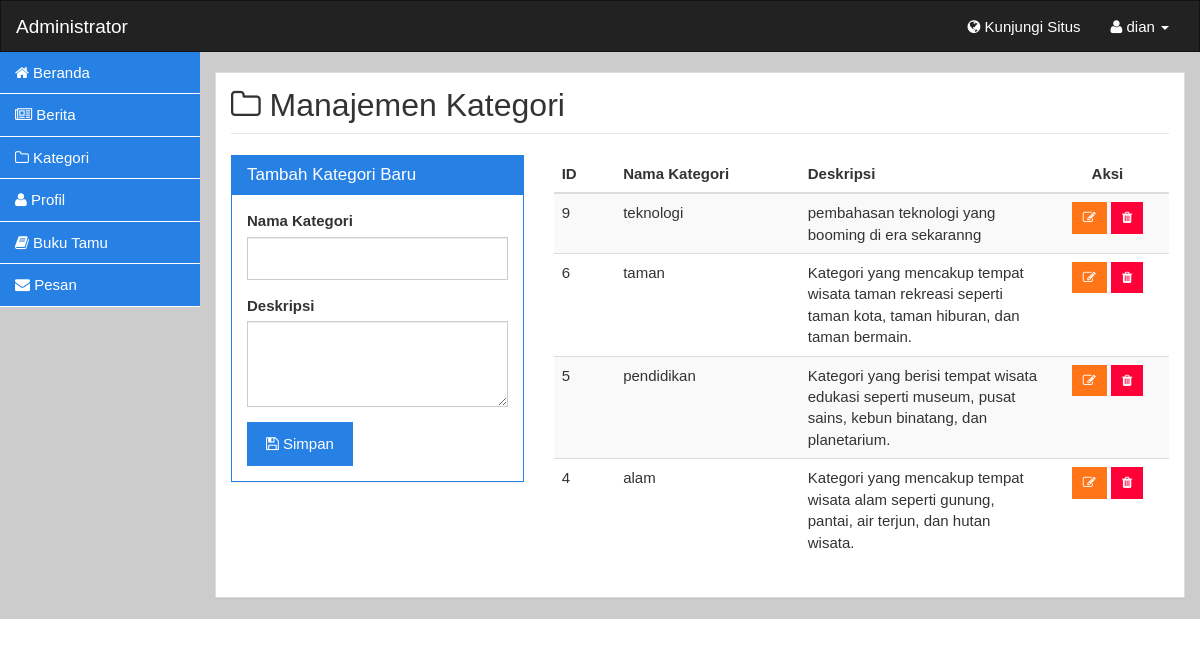
/admin/kategori.php (signed in), run on the app's committed database.
### tables this page shows
CREATE TABLE `category` (
  `id` int(11) NOT NULL,
  `name` varchar(100) NOT NULL,
  `description` text DEFAULT NULL
);

### admin/kategori.php (the view, shortened to what this page needs)
<?php
include 'header.php';
$limit = 10;
$noPage = isset($_GET['p']) ? (int)$_GET['p'] : 1;
$offset = ($noPage - 1) * $limit;
$sql = "SELECT id, name, description FROM category ORDER BY id DESC LIMIT ?, ?";
$stmt = $mysqli->prepare($sql);
$stmt->bind_param("ii", $offset, $limit);
$stmt->execute();
$result = $stmt->get_result();
?>
<div class="container-fluid body">
	<div class="row">
		<div class="col-lg-2 sidebar">
			<?php include 'sidebar.php'; ?>
		</div>
		<div class="col-lg-10 main-content">
			<div class="panel panel-default">
				<div class="panel-body">
					<div class="row">
						<div class="col-md-12">
							<h2 class="page-header"><i class="fa fa-folder-o"></i> Manajemen Kategori</h2>
						</div>
					</div>
					<div class="row">
						<div class="col-md-4">
							<div class="panel panel-primary">
								<div class="panel-heading">
									<h3 class="panel-title">Tambah Kategori Baru</h3>
								</div>
								<div class="panel-body">
									<form method="POST" action="aksi-kat.php?act=tambah">
										<div class="form-group">
											<label>Nama Kategori</label>
											<input type="text" name="name" class="form-control" required>
										</div>
										<div class="form-group">
											<label>Deskripsi</label>
											<textarea name="description" class="form-control" rows="3"></textarea>
										</div>
										<button type="submit" class="btn btn-primary">
											<i class="fa fa-save"></i> Simpan
										</button>
									</form>
								</div>
							</div>
						</div>
						<div class="col-md-8">
							<div class="table-responsive">
								<table class="table table-striped table-hover">
									<thead>
										<tr>
											<th width="10%">ID</th>
											<th width="30%">Nama Kategori</th>
											<th width="40%">Deskripsi</th>
											<th width="20%" class="text-center">Aksi</th>
										</tr>
									</thead>
									<tbody>
										<?php if ($result->num_rows == 0): ?>
											<tr>
												<td colspan="4" class="text-center">Tidak ada data kategori</td>
											</tr>
										<?php else: ?>
											<?php while ($row = $result->fetch_assoc()): ?>
												<tr>
													<td><?= $row['id'] ?></td>
													<td><?= htmlspecialchars($row['name']) ?></td>
													<td><?= htmlspecialchars($row['description']) ?></td>
													<td class="text-center">
														<a href="edit-kategori.php?id=<?= $row['id'] ?>"
															class="btn btn-sm btn-warning"
															title="Edit">
															<i class="fa fa-edit"></i>
														</a>
														<a href="aksi-kat.php?act=hapus&id=<?= $row['id'] ?>"
															class="btn btn-sm btn-danger"
															title="Hapus"
															onclick="return confirm('Yakin menghapus kategori ini?')">
															<i class="fa fa-trash"></i>
														</a>
													</td>
												</tr>
											<?php endwhile; ?>
										<?php endif; ?>
									</tbody>
								</table>
							</div>
						</div>
					</div>
				</div>
			</div>
		</div>
	</div>
</div>

### data on the page
category: id "9", name "teknologi", description "pembahasan teknologi yang booming di era sekaranng"
category: id "6", name "taman", description "Kategori yang mencakup tempat wisata taman rekreasi seperti taman kota, taman hiburan, dan taman bermain."
category: id "5", name "pendidikan", description "Kategori yang berisi tempat wisata edukasi seperti museum, pusat sains, kebun binatang, dan planetarium."
category: id "4", name "alam", description "Kategori yang mencakup tempat wisata alam seperti gunung, pantai, air terjun, dan hutan wisata."

### other printed values
$_SESSION['nm_author'] "dian"
